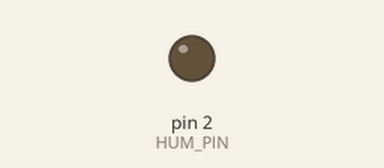
This sketch was run on a simulated Arduino Uno, built with avr-gcc and run on an emulated ATmega328P. Parts: output pins drawn as LEDs (lit = HIGH). What the sketch prints to the serial monitor is not drawn.

Above: at 2.5 s.
Timing chart, 0 to 7.9 s (numbered marks = the images above):
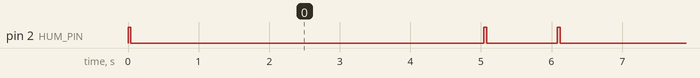

The sketch:

test_humidify.ino
```cpp
#define HUM_PIN 2

bool humState = false;  // estado del humidificador

void setup() {
  Serial.begin( 9600 );
  // put your setup code here, to run once:
  pinMode(HUM_PIN, OUTPUT);

}

void loop() {
  // put your main code here, to run repeatedly:
  humChange();
  Serial.println(humState);
  delay(5000);
  humChange();
  Serial.println(humState);
  delay(1000);
}

/**/
void humChange(){
  digitalWrite( HUM_PIN, HIGH );
  delay(40);
  digitalWrite( HUM_PIN, LOW );
  humState = !humState;
}
```

Measured:
- by itself, pin 2 (HUM_PIN): repeats every 6.1 s: LOW 5.0 s, HIGH 0.04 s, LOW 1.0 s, HIGH 0.04 s
- by itself, everything shown: repeats every 6.1 s, in 4 steps
